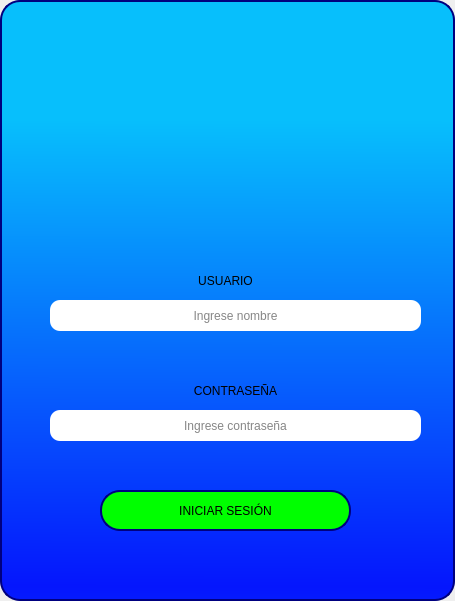
<?xml version="1.0" encoding="UTF-8"?>
<ui version="4.0">
 <class>MainWindow</class>
 <widget class="QMainWindow" name="MainWindow">
  <property name="geometry">
   <rect>
    <x>0</x>
    <y>0</y>
    <width>455</width>
    <height>601</height>
   </rect>
  </property>
  <property name="windowTitle">
   <string>MainWindow</string>
  </property>
  <widget class="QWidget" name="centralwidget">
   <layout class="QHBoxLayout" name="horizontalLayout">
    <property name="spacing">
     <number>0</number>
    </property>
    <property name="leftMargin">
     <number>0</number>
    </property>
    <property name="topMargin">
     <number>0</number>
    </property>
    <property name="rightMargin">
     <number>0</number>
    </property>
    <property name="bottomMargin">
     <number>0</number>
    </property>
    <item>
     <widget class="QFrame" name="frame">
      <property name="styleSheet">
       <string notr="true">background-color: qlineargradient(spread:reflect, x1:0.486111, y1:0.04, x2:0.483759, y2:0.977273, stop:0.168981 rgba(7, 191, 252, 255), stop:1 rgba(5, 22, 253, 255));
border-radius: 20px;
border:2px solid #00007f;</string>
      </property>
      <property name="frameShape">
       <enum>QFrame::StyledPanel</enum>
      </property>
      <property name="frameShadow">
       <enum>QFrame::Raised</enum>
      </property>
      <widget class="QLabel" name="label">
       <property name="geometry">
        <rect>
         <x>140</x>
         <y>60</y>
         <width>161</width>
         <height>161</height>
        </rect>
       </property>
       <property name="styleSheet">
        <string notr="true">background-color: rgba(0, 0, 0, 0%);
border:none;</string>
       </property>
       <property name="text">
        <string/>
       </property>
       <property name="pixmap">
        <pixmap>../img/usuario.png</pixmap>
       </property>
       <property name="scaledContents">
        <bool>true</bool>
       </property>
      </widget>
      <widget class="QLabel" name="label_3">
       <property name="geometry">
        <rect>
         <x>180</x>
         <y>370</y>
         <width>111</width>
         <height>41</height>
        </rect>
       </property>
       <property name="styleSheet">
        <string notr="true">background-color: rgba(0, 0, 0 ,0%);
font: 16pt &quot;Arial&quot;;
border:none;</string>
       </property>
       <property name="text">
        <string>CONTRASEÑA</string>
       </property>
       <property name="alignment">
        <set>Qt::AlignCenter</set>
       </property>
      </widget>
      <widget class="QLineEdit" name="txtUsuario">
       <property name="geometry">
        <rect>
         <x>50</x>
         <y>300</y>
         <width>371</width>
         <height>31</height>
        </rect>
       </property>
       <property name="tabletTracking">
        <bool>false</bool>
       </property>
       <property name="styleSheet">
        <string notr="true">background-color: rgb(255, 255, 255);
border-radius:10px;
border:none;
color: rgb(14, 14, 14);</string>
       </property>
       <property name="alignment">
        <set>Qt::AlignCenter</set>
       </property>
       <property name="placeholderText">
        <string notr="true">Ingrese nombre</string>
       </property>
      </widget>
      <widget class="QLineEdit" name="txtPassword">
       <property name="geometry">
        <rect>
         <x>50</x>
         <y>410</y>
         <width>371</width>
         <height>31</height>
        </rect>
       </property>
       <property name="styleSheet">
        <string notr="true">background-color: rgb(255, 255, 255);
border-radius:10px;
border:none;
color: rgb(14, 14, 14);</string>
       </property>
       <property name="alignment">
        <set>Qt::AlignCenter</set>
       </property>
       <property name="placeholderText">
        <string>Ingrese contraseña</string>
       </property>
      </widget>
      <widget class="QPushButton" name="btnIniciar">
       <property name="geometry">
        <rect>
         <x>100</x>
         <y>490</y>
         <width>251</width>
         <height>41</height>
        </rect>
       </property>
       <property name="styleSheet">
        <string notr="true">QPushButton{
	
background-color: rgb(0, 255, 0);
font:14pt &quot;Monaco&quot;;

}

QPushButton:hover{

background-color: rgb(255, 0, 0);
font:14pt &quot;Monaco&quot;;

}</string>
       </property>
       <property name="text">
        <string>INICIAR SESIÓN</string>
       </property>
      </widget>
      <widget class="QLabel" name="label_2">
       <property name="geometry">
        <rect>
         <x>170</x>
         <y>270</y>
         <width>111</width>
         <height>21</height>
        </rect>
       </property>
       <property name="styleSheet">
        <string notr="true">background-color: rgba(0, 0, 0 ,0%);
font: 16pt &quot;Arial&quot;;
border:none;</string>
       </property>
       <property name="text">
        <string>USUARIO</string>
       </property>
       <property name="alignment">
        <set>Qt::AlignCenter</set>
       </property>
      </widget>
     </widget>
    </item>
   </layout>
  </widget>
 </widget>
 <resources/>
 <connections/>
</ui>
